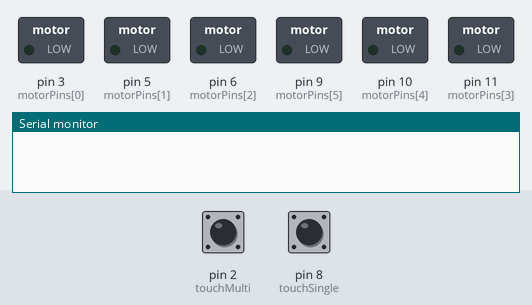
A sketch run on a simulated Arduino Uno, built with avr-gcc and run on an emulated ATmega328P. Parts: switched loads named in the sketch (green lamp = pin HIGH), the last lines printed to the serial monitor. The test bench sets the inputs (shaded band); at power-on: pin 2 (touchMulti) HIGH, pin 8 (touchSingle) HIGH.

Above: at 1.2 s.
1.3 s: pin 2 (touchMulti) pulled LOW for 0.15 s
At 1.75 s:
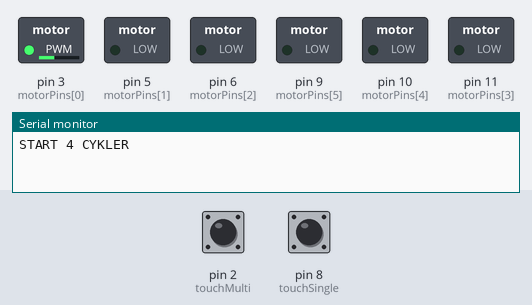
4.3 s: pin 2 (touchMulti) pulled LOW for 1 s
At 6.25 s:
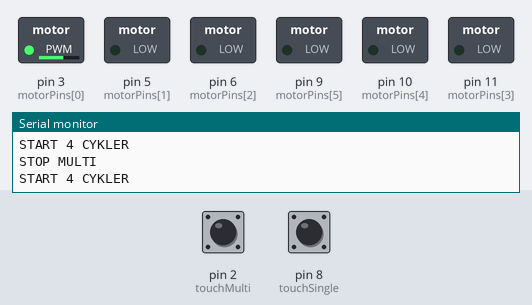
8.3 s: pin 2 (touchMulti) pulled LOW for 3.2 s
13.0 s: pin 8 (touchSingle) pulled LOW for 3.2 s
At 17.35 s:
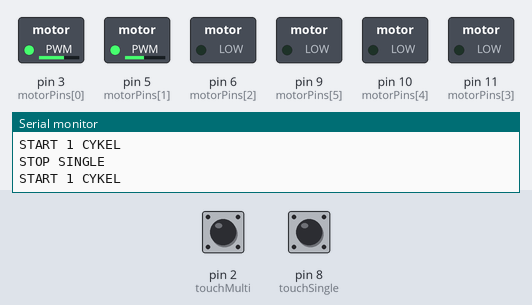
19.2 s: pin 8 (touchSingle) pulled LOW for 0.15 s
20.8 s: pin 8 (touchSingle) pulled LOW for 0.15 s
At 22.76 s:
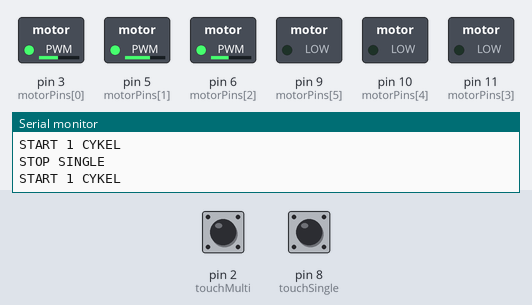
Timing chart, 0 to 30.6 s (numbered marks = the images above; inputs shaded):
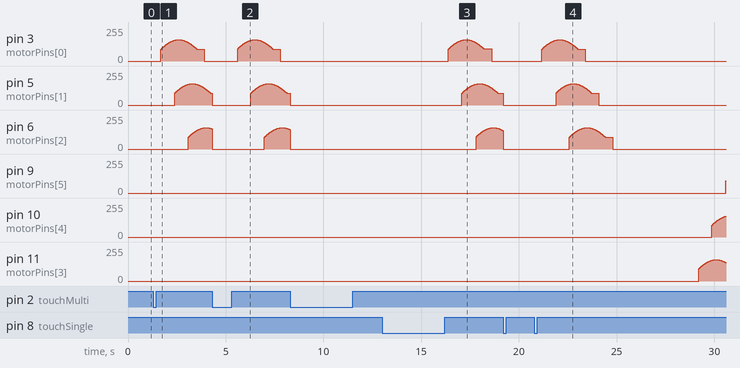

Measured:
- after the input at 1.3 s, pin 3 (motorPins[0]): rises from 0/255 to 159/255 in 0.82 s, then falls to 0/255 in 1.4 s; pin 5 (motorPins[1]): rises from 0/255 to 159/255 in 0.81 s, then falls to 89/255 in 1.0 s; pin 6 (motorPins[2]): rises from 0/255 to 159/255 in 0.82 s, then falls to 152/255 in 0.38 s
- after the input at 4.3 s, pin 3 (motorPins[0]): rises from 0/255 to 159/255 in 0.79 s, then falls to 0/255 in 1.4 s
- after the input at 13.0 s, pin 3 (motorPins[0]): rises from 0/255 to 159/255 in 0.82 s, then falls to 0/255 in 1.4 s; pin 5 (motorPins[1]): rises from 0/255 to 159/255 in 0.82 s, then falls to 89/255 in 1.0 s; pin 6 (motorPins[2]): rises from 0/255 to 159/255 in 0.79 s, then falls to 138/255 in 0.58 s
- after the input at 20.8 s, pin 3 (motorPins[0]): rises from 0/255 to 159/255 in 0.82 s, then falls to 0/255 in 1.4 s; pin 5 (motorPins[1]): rises from 0/255 to 159/255 in 0.79 s, then falls to 0/255 in 1.4 s

The sketch:

vibrotactileglowes.ino
```cpp
#include <math.h>

const int motorPins[6] = {3, 5, 6, 11, 10, 9};
const int touchMulti = 2;
const int touchSingle = 8;

enum State {
  IDLE,
  RUN_MULTI,
  RUN_SINGLE
};

State state = IDLE;
const unsigned long cycleTime = 16000;

bool touched(int pin) {
  return digitalRead(pin) == LOW;
}

int smoothPulse(unsigned long t, unsigned long start, int strength) {

  long x = t - start;

  if (x < 0 || x > 2600) return 0;

  float phase = (float)x / 2600.0;
  float wave = sin(phase * PI);

  return (int)((0.2 + wave * 0.8) * strength);
}

void runWave(unsigned long t, unsigned long offset) {

  const unsigned long inhale = 0 + offset;
  const unsigned long exhale = 8000 + offset;

  for (int i = 0; i < 3; i++) {

    int m1 = i;
    int m2 = i + 3;

    int pwm1 = smoothPulse(t, inhale + i * 700, 160);
    int pwm2 = smoothPulse(t, exhale + i * 700, 160);

    analogWrite(motorPins[m1], pwm1);
    analogWrite(motorPins[m2], pwm2);
  }
}

void allOff() {
  for (int i = 0; i < 6; i++) {
    analogWrite(motorPins[i], 0);
  }
}

  void endFeedback() {

  for (int j = 0; j < 3; j++) {

    for (int i = 0; i < 6; i++) {
      analogWrite(motorPins[i], 180);
    }

    delay(120);

    for (int i = 0; i < 6; i++) {
      analogWrite(motorPins[i], 0);
    }

    delay(120);
  }

  allOff();
}

void setup() {

  for (int i = 0; i < 6; i++) {
    pinMode(motorPins[i], OUTPUT);
  }

  pinMode(touchMulti, INPUT_PULLUP);
  pinMode(touchSingle, INPUT_PULLUP);

  Serial.begin(9600);
}

void loop() {

  bool multiTouch = touched(touchMulti);
  bool singleTouch = touched(touchSingle);

  static unsigned long startTime = 0;
  static int cyclesDone = 0;

  unsigned long t = millis();

  if (state == IDLE) {

    allOff();

    if (multiTouch) {
      state = RUN_MULTI;
      startTime = millis();
      cyclesDone = 0;
      Serial.println("START 4 CYKLER");
      delay(300); // debounce
    }

    else if (singleTouch) {
      state = RUN_SINGLE;
      startTime = millis();
      Serial.println("START 1 CYKEL");
      delay(300);
    }
  }

  else if (state == RUN_SINGLE) {

    runWave(t - startTime, 0);

    // STOPP (pin 8 igen)
    if (singleTouch) {
      state = IDLE;
      allOff();
      Serial.println("STOP SINGLE");
      delay(300);
      return;
    }

    if (t - startTime >= cycleTime) {
      endFeedback();
      state = IDLE;
      Serial.println("SINGLE KLAR");
    }
  }

  else if (state == RUN_MULTI) {

    unsigned long elapsed = t - startTime;

    runWave(elapsed % cycleTime, 0);

    if (multiTouch) {
      state = IDLE;
      allOff();
      Serial.println("STOP MULTI");
      delay(300);
      return;
    }

    if (elapsed >= cycleTime * 4) {
      endFeedback();
      state = IDLE;
      Serial.println("4 CYKLER KLARA");
    }
  }
}
```
